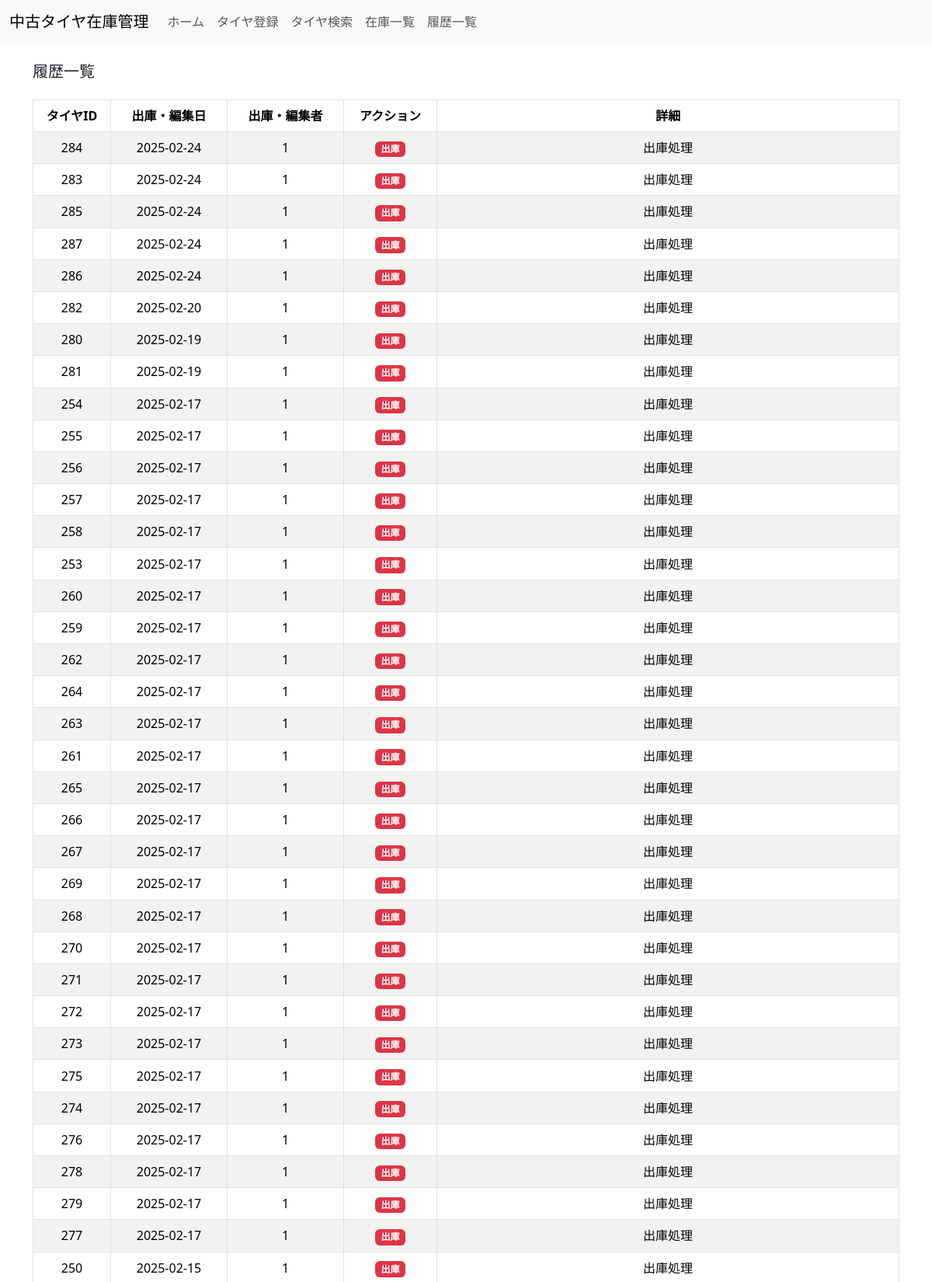
The app's page /history (upper part) with its own data.
### models.py (models this page shows)
class DispatchHistory(db.Model):
    __tablename__ = "dispatch_history"  # 正しいテーブル名を指定
    id = db.Column(db.Integer, primary_key=True)
    tire_id = db.Column(db.Integer, db.ForeignKey('input_page.id'), nullable=False)
    user_id = db.Column(db.Integer, db.ForeignKey('user.id'), nullable=False)
    dispatch_date = db.Column(db.DateTime, nullable=False)
    dispatch_note = db.Column(db.String)

### app.py (the view)
@app.route('/history')
def history_page():
    import logging
    logging.basicConfig()
    logging.getLogger('sqlalchemy.engine').setLevel(logging.INFO)
    dispatch_history = DispatchHistory.query.all()
    edit_history = HistoryPage.query.all()
    for record in dispatch_history:
        print(f"デバッグ: {record.dispatch_date} (型: {type(record.dispatch_date)})")
    dispatch_records = []  # ここでリストを定義
    for record in dispatch_history:
        try:
            if record.dispatch_date:  # Noneチェック
                dispatch_date = record.dispatch_date.astimezone(JST)  # JSTに変換
                formatted_date = dispatch_date.strftime('%Y-%m-%d')  # YYYY-MM-DD 形式
            else:
                formatted_date = ''  # None の場合は空文字
            dispatch_records.append({
                "tire_id": record.tire_id,
                "date": formatted_date,  # フォーマット済みの値を格納
                "user_id": record.user_id,
                "action": "出庫",
                "details": record.dispatch_note or "出庫処理"
            })
        except Exception as e:
            print(f"🚨 変換エラー: {e} (値: {record.dispatch_date})")
    edit_records = []
    for record in edit_history:
        try:
            if record.edit_date:  # Noneチェック
                edit_date = record.edit_date.astimezone(JST)  # JSTに変換
                formatted_date = edit_date.strftime('%Y-%m-%d')  # YYYY-MM-DD 形式
            else:
                formatted_date = ''  # None の場合は空文字
            edit_records.append({
                "tire_id": record.tire_id,
                "date": formatted_date,  # フォーマット済みの値を格納
                "user_id": record.user_id,
                "action": record.action,
                "details": record.details
            })
        except Exception as e:
            print(f"🚨 変換エラー: {e} (値: {record.edit_date})")
    combined_history = sorted(dispatch_records + edit_records, key=lambda x: x["date"], reverse=True)
    return render_template('history_page.html', history=combined_history)

### app.py (called while the page is built)
@app.context_processor
def inject_user():
    from flask_login import current_user
    return dict(user=current_user)

### templates/history_page.html
{% extends "base.html" %}
{% block content %}
<div class="container my-4">
    <h5 class="mb-4">履歴一覧</h5>
    <div class="table-responsive">
        <table class="table table-bordered table-striped table-hover">
            <thead class="thead-light">
                <tr>
                    <th style="min-width: 100px;">タイヤID</th>
                    <th style="min-width: 150px;">出庫・編集日</th>
                    <th style="min-width: 150px;">出庫・編集者</th>
                    <th style="min-width: 120px;">アクション</th>
                    <th style="min-width: 300px;">詳細</th>
                </tr>
            </thead>
            <tbody>
                {% for record in history %}
                <tr>
                    <td>{{ record.tire_id }}</td>
                    <td>{{ record.date }}</td>
                    <td>{{ record.user_id }}</td>
                    <td>
                        {% if record.action == "出庫" %}
                            <span class="badge bg-danger">{{ record.action }}</span>
                        {% elif record.action == "編集" %}
                            <span class="badge bg-warning">{{ record.action }}</span>
                        {% elif record.action == "一括更新" %}
                            <span class="badge bg-info">{{ record.action }}</span>
                        {% endif %}
                    </td>
                    <td>{{ record.details }}</td>
                </tr>
                {% endfor %}
            </tbody>
        </table>
    </div>
</div>
{% endblock %}

### templates/base.html (shortened to what this page needs)
<!DOCTYPE html>
<html lang="ja">
<head>
    <link rel="stylesheet" href="{{ url_for('static', filename='css/style.css') }}">
    <link href="https://cdn.jsdelivr.net/npm/bootstrap@5.3.3/dist/css/bootstrap.min.css" rel="stylesheet">
</head>
<body>
    <header>
    <nav class="navbar navbar-expand-lg navbar-light bg-light">
        <div class="container-fluid">
            <a class="navbar-brand" href="{{ url_for('index') }}">中古タイヤ在庫管理</a>
            <div class="collapse navbar-collapse" id="navbarNav">
                <ul class="navbar-nav">
                    <li class="nav-item">
                        <a class="nav-link" href="{{ url_for('index') }}">ホーム</a>
                    </li>
                    <li class="nav-item">
                        <a class="nav-link" href="{{ url_for('input_page') }}">タイヤ登録</a>
                    </li>
                    <li class="nav-item">
                        <a class="nav-link" href="{{ url_for('search_page') }}">タイヤ検索</a>
                    </li>
                    <li class="nav-item">
                        <a class="nav-link" href="{{ url_for('inventory_list') }}">在庫一覧</a>
                    </li>
                    <li class="nav-item">
                        <a class="nav-link" href="{{ url_for('history_page') }}">履歴一覧</a>
                    </li>
                </ul>
            </div>
        </div>
    </nav>
</header>
    <main>
        {% block content %}
        {% endblock %}
    </main>
</body>
</html>

### static/css/style.css (style rules this page uses)
* { box-sizing: border-box; }
.navbar { background-color: #f8f9fa; }
body { background-color: #f8f9fa; }
h5 { margin: 0; }
.table td, .table th { text-align: center; vertical-align: middle; }

### records on screen
DispatchHistory: tire_id "284", date "2025-02-24", user_id "1", action "出庫", details "出庫処理"
DispatchHistory: tire_id "283", date "2025-02-24", user_id "1", action "出庫", details "出庫処理"
DispatchHistory: tire_id "285", date "2025-02-24", user_id "1", action "出庫", details "出庫処理"
DispatchHistory: tire_id "287", date "2025-02-24", user_id "1", action "出庫", details "出庫処理"
DispatchHistory: tire_id "286", date "2025-02-24", user_id "1", action "出庫", details "出庫処理"
DispatchHistory: tire_id "282", date "2025-02-20", user_id "1", action "出庫", details "出庫処理"
DispatchHistory: tire_id "280", date "2025-02-19", user_id "1", action "出庫", details "出庫処理"
DispatchHistory: tire_id "281", date "2025-02-19", user_id "1", action "出庫", details "出庫処理"
DispatchHistory: tire_id "257", date "2025-02-17", user_id "1", action "出庫", details "出庫処理"
DispatchHistory: tire_id "258", date "2025-02-17", user_id "1", action "出庫", details "出庫処理"
DispatchHistory: tire_id "260", date "2025-02-17", user_id "1", action "出庫", details "出庫処理"
DispatchHistory: tire_id "259", date "2025-02-17", user_id "1", action "出庫", details "出庫処理"
DispatchHistory: tire_id "262", date "2025-02-17", user_id "1", action "出庫", details "出庫処理"
DispatchHistory: tire_id "264", date "2025-02-17", user_id "1", action "出庫", details "出庫処理"
DispatchHistory: tire_id "263", date "2025-02-17", user_id "1", action "出庫", details "出庫処理"
DispatchHistory: tire_id "261", date "2025-02-17", user_id "1", action "出庫", details "出庫処理"
DispatchHistory: tire_id "265", date "2025-02-17", user_id "1", action "出庫", details "出庫処理"
DispatchHistory: tire_id "266", date "2025-02-17", user_id "1", action "出庫", details "出庫処理"
DispatchHistory: tire_id "267", date "2025-02-17", user_id "1", action "出庫", details "出庫処理"
DispatchHistory: tire_id "269", date "2025-02-17", user_id "1", action "出庫", details "出庫処理"
DispatchHistory: tire_id "268", date "2025-02-17", user_id "1", action "出庫", details "出庫処理"
DispatchHistory: tire_id "270", date "2025-02-17", user_id "1", action "出庫", details "出庫処理"
DispatchHistory: tire_id "271", date "2025-02-17", user_id "1", action "出庫", details "出庫処理"
DispatchHistory: tire_id "272", date "2025-02-17", user_id "1", action "出庫", details "出庫処理"
DispatchHistory: tire_id "273", date "2025-02-17", user_id "1", action "出庫", details "出庫処理"
DispatchHistory: tire_id "275", date "2025-02-17", user_id "1", action "出庫", details "出庫処理"
DispatchHistory: tire_id "274", date "2025-02-17", user_id "1", action "出庫", details "出庫処理"
DispatchHistory: tire_id "276", date "2025-02-17", user_id "1", action "出庫", details "出庫処理"
DispatchHistory: tire_id "278", date "2025-02-17", user_id "1", action "出庫", details "出庫処理"
DispatchHistory: tire_id "279", date "2025-02-17", user_id "1", action "出庫", details "出庫処理"
DispatchHistory: tire_id "277", date "2025-02-17", user_id "1", action "出庫", details "出庫処理"

### other values on screen
{{ record.tire_id }} "254" "255" "256" "253" "250"
{{ record.date }} "2025-02-17" "2025-02-17" "2025-02-17" "2025-02-17" "2025-02-15"
{{ record.user_id }} "1" "1" "1" "1" "1"
{{ record.action }} "出庫" "出庫" "出庫" "出庫" "出庫"
{{ record.details }} "出庫処理" "出庫処理" "出庫処理" "出庫処理" "出庫処理"
